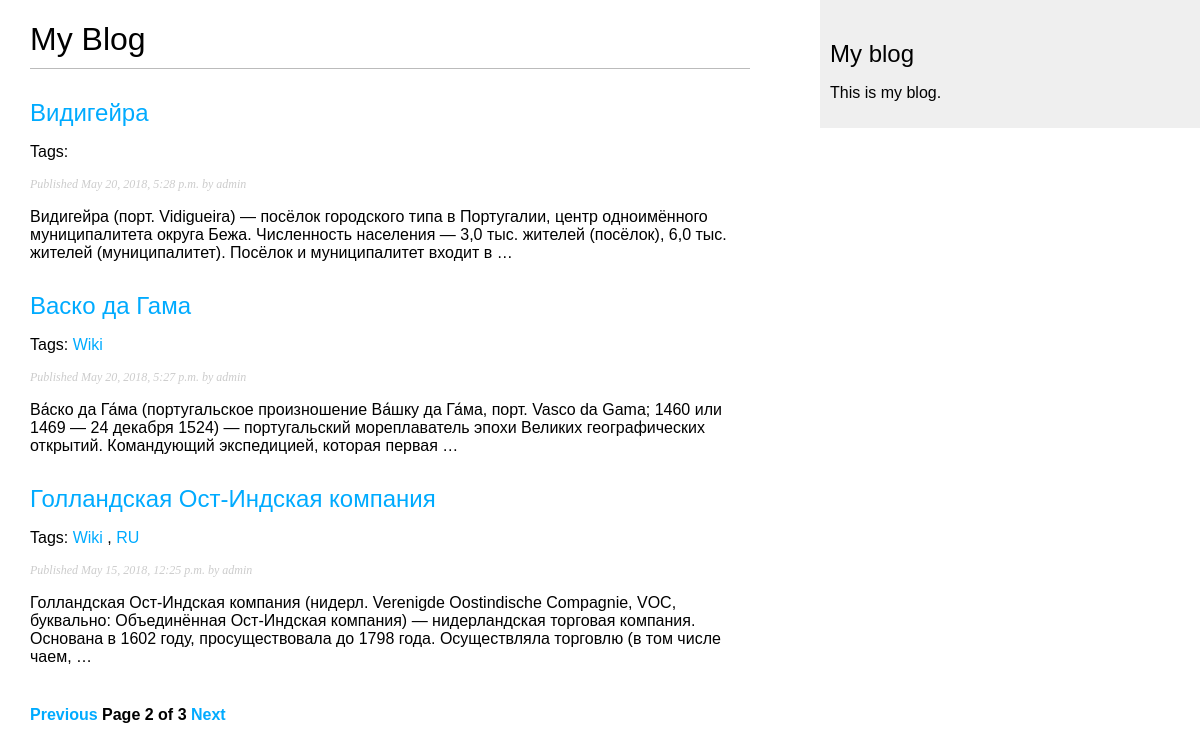
Screenshot of /blog/?page=2 with the database file from the repository.
### blog/models.py (models this page shows, shortened)
class Post(models.Model):
    STATUS_CHOISES = (
        ('draft', 'Draft'),
        ('published', 'Published')
    )
    title = models.CharField(max_length=250)
    slug = models.SlugField(max_length=250, unique_for_date='publish')
    author = models.ForeignKey(User, related_name='blog_post')
    body = models.TextField()
    publish = models.DateTimeField(default=timezone.now)
    created = models.DateTimeField(auto_now_add=True)
    updated = models.DateTimeField(auto_now=True)
    status = models.CharField(max_length=10, choices=STATUS_CHOISES, default='draft')
    objects = models.Manager()
    published = PublishedManager()
    tags = TaggableManager()
    class Meta:
        ordering = ('-publish',)
    def get_absolute_url(self):
        return reverse('blog:post_detail',
                       args=[self.publish.year,
                             self.publish.strftime('%m'),
                             self.publish.strftime('%d'),
                             self.slug])

### blog/views.py (the view)
# urls.py: url(r'^tag/(?P<tag_slug>[-\w]+)/$', views.post_list, name='post_list_by_tag'),
def post_list(request, tag_slug=None):
    object_list = Post.published.all()
    paginator = Paginator(object_list, 3)
    page = request.GET.get('page')
    tag = None
    if tag_slug:
        tag = get_object_or_404(Tag, slug=tag_slug)
        object_list = object_list.filter(tags__in=[tag])
    try:
        posts = paginator.page(page)
    except PageNotAnInteger:
        posts = paginator.page(1)
    except EmptyPage:
        posts = paginator.page(paginator.num_pages)
    return render(request,
                  'blog/post/list.html',
                  {'page': page,
                   'posts': posts,
                   'tag': tag})

### blog/models.py (called while the page is built)
    def get_queryset(self):
        return super(PublishedManager, self).get_queryset().filter(status='published')

### blog/templates/blog/post/list.html (shortened to what this page needs)
{% extends "blog/base.html" %}
{% block content %}
<h1>My Blog</h1>
{% for post in posts %}
    <h2>
        <a href="{{ post.get_absolute_url }}">
            {{ post.title }}
        </a>
    </h2>
        <p class="tags">Tags:
            {% for tag in post.tags.all %}
                    <a href="{% url "blog:post_list_by_tag" tag.slug %}">
                        {{ tag.name }}
                    </a>
                {% if not forloop.last %}, {% endif %}
            {% endfor %}
        </p>
        <p class="date">
            Published {{ post.publish }} by {{ post.author }}
        </p>
    {{ post.body|truncatewords:30|linebreaks }}
{% endfor %}
    {% include "blog/pagination.html" with page=posts %}
{% endblock %}

### blog/static/css/blog.css (style rules this page uses)
body { margin:0; padding:0; font-family:helvetica, sans-serif; }
a { color:#00abff; text-decoration:none; }
h1 { font-weight:normal; border-bottom:1px solid #bbb; padding:0 0 10px 0; }
h2 { font-weight:normal; margin:30px 0 0; }
p.date { color:#ccc; font-family: georgia, serif; font-size: 12px; font-style: italic; }

### rows the page displays
Post: title "Видигейра", publish "May 20, 2018, 5:28 p.m.", author "admin", body "Видигейра (порт. Vidigueira) — посёлок городского типа в Португалии, центр одноимённого муниципалитета округа Бежа. Численность населения — 3,0 тыс. жителей (посёлок), 6,0 тыс. жителей (муниципалитет). Посёлок и муниципалитет входит в …"
Post: title "Васко да Гама", publish "May 20, 2018, 5:27 p.m.", author "admin", body "Ва́ско да Га́ма (португальское произношение Ва́шку да Га́ма, порт. Vasco da Gama; 1460 или 1469 — 24 декабря 1524) — португальский мореплаватель эпохи Великих географических открытий. Командующий экспедицией, которая первая …"
Tag: name "Wiki"
Post: title "Голландская Ост-Индская компания", publish "May 15, 2018, 12:25 p.m.", author "admin", body "Голландская Ост-Индская компания (нидерл. Verenigde Oostindische Compagnie, VOC, буквально: Объединённая Ост-Индская компания) — нидерландская торговая компания. Основана в 1602 году, просуществовала до 1798 года. Осуществляла торговлю (в том числе чаем, …"
Tag: name "RU"

### other values shown
{{ page.number }} "2"
{{ page.paginator.num_pages }} "3"
